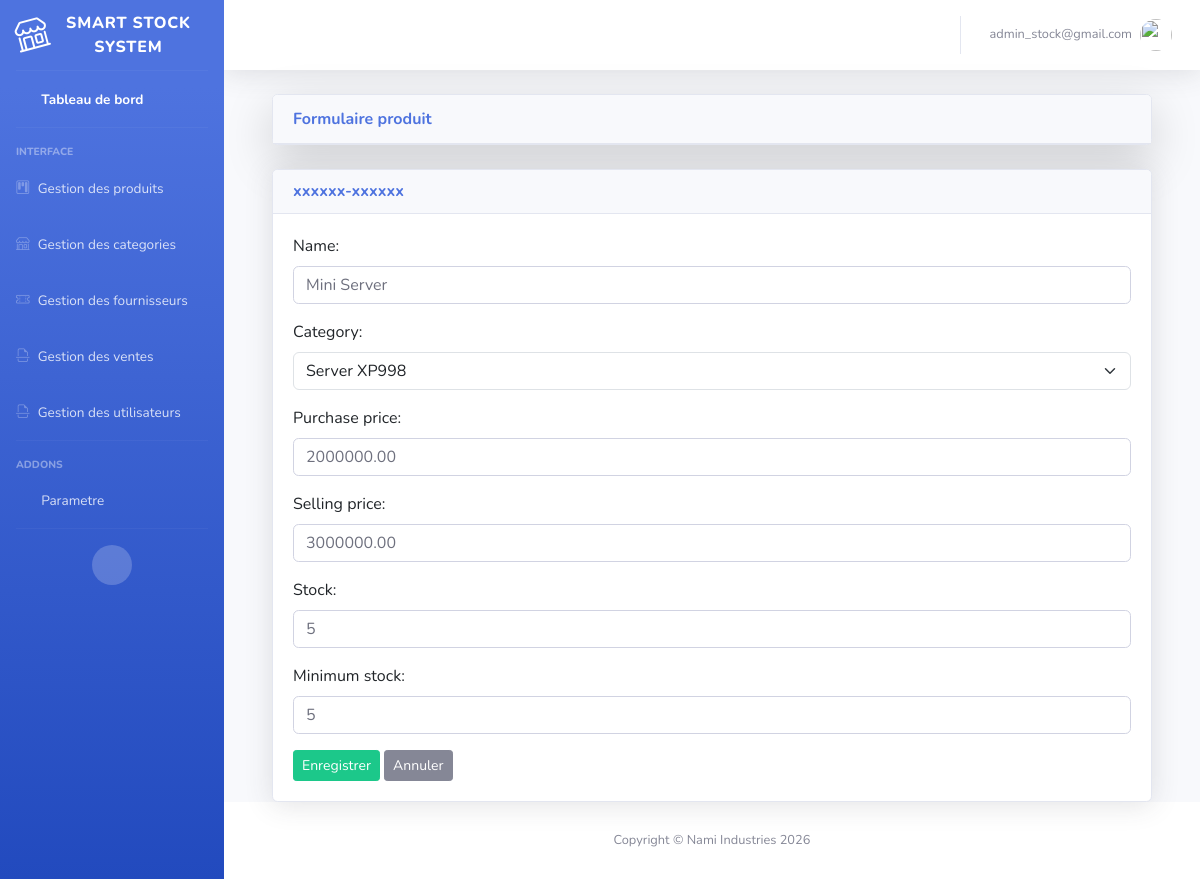
The page /smartstock-admin/update-produit/2/ (signed in) on the database its author committed.
### products/models.py (models this page shows, shortened)
class Product(models.Model):
    name = models.CharField(max_length=200)
    category = models.ForeignKey(
        Category,
        on_delete=models.SET_NULL,
        null=True,
        blank=True,
        related_name="products"
    )
    purchase_price = models.DecimalField(max_digits=10, decimal_places=2)
    selling_price = models.DecimalField(max_digits=10, decimal_places=2)
    stock = models.IntegerField(default=0)
    minimum_stock = models.IntegerField(default=5)
    created_at = models.DateTimeField(auto_now_add=True)

class Category(models.Model):
    name = models.CharField(max_length=100, unique=True)
    description = models.TextField(blank=True, null=True)
    created_at = models.DateTimeField(auto_now_add=True)
    def __str__(self):
        return self.name

### core/views.py (the view)
# urls.py: path('update-produit/<int:pk>/', views.product_update, name='product_update'),
@login_required
@role_required('Admin')
def product_update(request, pk):
    template = loader.get_template('product_form.html')
    product = get_object_or_404(Product, pk=pk)
    form = ProductForm(request.POST or None, instance=product)
    if form.is_valid():
        form.save()
        return redirect('product_list')
    context = {
        'form':form
    }
    return HttpResponse(template.render(context, request))

### products/forms.py
class ProductForm(forms.ModelForm):
    class Meta:
        model = Product
        fields = [
            'name',
            'category',
            'purchase_price',
            'selling_price',
            'stock',
            'minimum_stock'
        ]
        widgets = {
            'name': forms.TextInput(attrs={'class': 'form-control'}),
            'category': forms.Select(attrs={'class': 'form-select'}),
            'purchase_price': forms.NumberInput(attrs={'class': 'form-control'}),
            'selling_price': forms.NumberInput(attrs={'class': 'form-control'}),
            'stock': forms.NumberInput(attrs={'class': 'form-control'}),
            'minimum_stock': forms.NumberInput(attrs={'class': 'form-control'}),
        }

### core/templates/product_form.html (shortened to what this page needs)
{% extends 'base.html' %}
{% block content %}
{% load humanize %}
<div class="container-fluid">
    <div class="card mb-4 shadow-lg">
        <div class="card-header m-0 font-weight-bold text-primary">
            Formulaire produit
        </div>
    </div>
    <div class="card shadow">
        <div class="card-header">
            <h6 class="m-0 font-weight-bold text-primary">
                xxxxxx-xxxxxx
            </h6>
        </div>
        <div class="card-body">
            <form method="POST">
                {{ form.as_p }}
                <button type="submit" class="btn btn-success btn-sm">
                    Enregistrer
                </button>
                <a href="{% url 'product_list' %}" class="btn btn-secondary btn-sm">
                    Annuler
                </a>
            </form>
        </div>
    </div>
</div>
{% endblock %}

### core/templates/base.html (shortened to what this page needs)
{% load static %}
<!DOCTYPE html>
<html lang="en">
<head>
    {% load bootstrap5 %}
    {% bootstrap_css %}
    <link href="{% static 'vendor/fontawesome-free/css/all.min.css' %}" rel="stylesheet" type="text/css">
    <link rel="stylesheet"
href="https://cdn.jsdelivr.net/npm/bootstrap-icons@1.11.1/font/bootstrap-icons.css">
    <link href="{% static 'css/sb-admin-2.min.css' %}" rel="stylesheet">
</head>
<body id="page-top">
    <div id="wrapper">
        <ul class="navbar-nav bg-gradient-primary sidebar sidebar-dark accordion" id="accordionSidebar">
            <a class="sidebar-brand d-flex align-items-center justify-content-center">
                <div class="sidebar-brand-icon rotate-n-15">
                    <i class="bi bi-shop"></i>
                </div>
                <div class="sidebar-brand-text mx-3">Smart Stock System</div>
            </a>
            <hr class="sidebar-divider my-0">
            <li class="nav-item active">
                <a class="nav-link" href="{% url 'home' %}">
                    <i class="fas fa-fw fa-tachometer-alt"></i>
                    <span>Tableau de bord</span></a>
            </li>
            <hr class="sidebar-divider">
            <div class="sidebar-heading">
                Interface
            </div>
            <li class="nav-item">
                <a class="nav-link collapsed" href="" data-toggle="collapse" data-target="#collapseComponents" arial-expanded="true" aria-controls="collapseComponents">
                    <i class="bi bi-kanban"></i>
                    <span>Gestion des produits</span>
                </a>
            </li>
            <li class="nav-item">
                <a class="nav-link collapsed" href="#" data-toggle="collapse" data-target="#collapseUtilities"
                    aria-expanded="true" aria-controls="collapseUtilities">
                    <i class="bi bi-shop"></i>
                    <span>Gestion des categories</span>
                </a>
            </li>
            <li class="nav-item">
                <a class="nav-link collapsed" href="#" data-toggle="collapse" data-target="#collapseCondition"
                    aria-expanded="true" aria-controls="collapseCondition">
                    <i class="bi bi-ticket-perforated"></i>
                    <span>Gestion des fournisseurs</span>
                </a>
            </li>
            <li class="nav-item">
                <a class="nav-link collapsed" href="#" data-toggle="collapse" data-target="#collapseReclamation"
                    aria-expanded="true" aria-controls="collapseReclamation">
                    <i class="bi bi-file-earmark-break"></i>
                    <span>Gestion des ventes</span>
                </a>
            </li>
            <li class="nav-item">
                <a class="nav-link collapsed" href="#" data-toggle="collapse" data-target="#collapseUser"
                    aria-expanded="true" aria-controls="collapseUser">
                    <i class="bi bi-file-earmark-break"></i>
                    <span>Gestion des utilisateurs</span>
                </a>
            </li>
            <hr class="sidebar-divider">
            <div class="sidebar-heading">
                Addons
            </div>
            <li class="nav-item">
                <a class="nav-link collapsed" href="#" data-toggle="collapse" data-target="#collapsePages"
                    aria-expanded="true" aria-controls="collapsePages">
                    <i class="fas fa-fw fa-folder"></i>
                    <span>Parametre</span>
                </a>
            </li>
            <hr class="sidebar-divider d-none d-md-block">
            <div class="text-center d-none d-md-inline">
                <button class="rounded-circle border-0" id="sidebarToggle"></button>
            </div>
        </ul>
        <div id="content-wrapper" class="d-flex flex-column">
            <div id="content">
                <nav class="navbar navbar-expand navbar-light bg-white topbar mb-4 static-top shadow">
                    <ul class="navbar-nav ml-auto">
                        <li class="nav-item dropdown no-arrow">
                            <a class="nav-link dropdown-toggle" href="#" id="userDropdown" role="button"
                                data-toggle="dropdown" aria-haspopup="true" aria-expanded="false">
                                <span class="mr-2 d-none d-lg-inline text-gray-600 small">
                                    {% if user.is_authenticated %}
                                        <span>{{ user.email }}</span>
                                    {% endif %}
                                </span>
                                <img class="img-profile rounded-circle"
                                    src="img/undraw_profile.svg">
                            </a>
                        </li>
                    </ul>
                </nav>
                <div class="container-fluid">
                    {% block content %} {% endblock %}
                </div>
            </div>
            <footer class="sticky-footer bg-white">
                <div class="container my-auto">
                    <div class="copyright text-center my-auto">
                        <span>Copyright &copy; Nami Industries 2026</span>
                    </div>
                </div>
            </footer>
        </div>
    </div>
</body>
</html>

### rows shown on the page
Product: name "Mini Server", category "Server XP998", purchase_price "2000000.00", selling_price "3000000.00", stock "5", minimum_stock "5"

### other values the page prints
{{ user.email }} "admin_stock@gmail.com"
